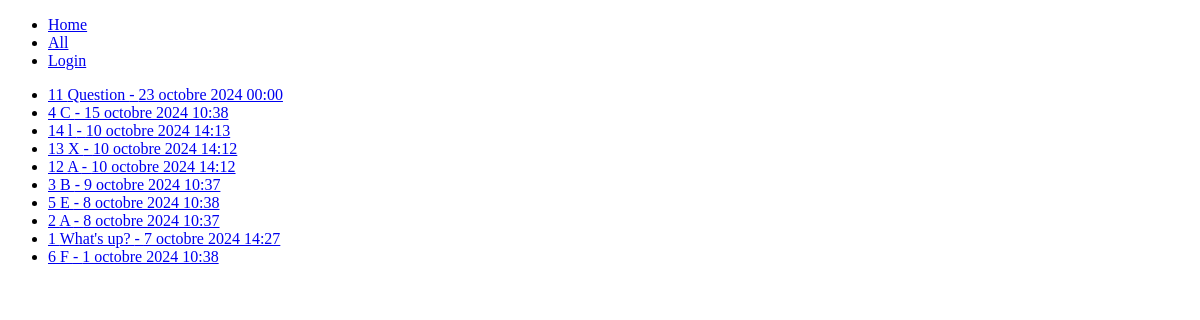
Page /polls/all/ on the earlier database version.
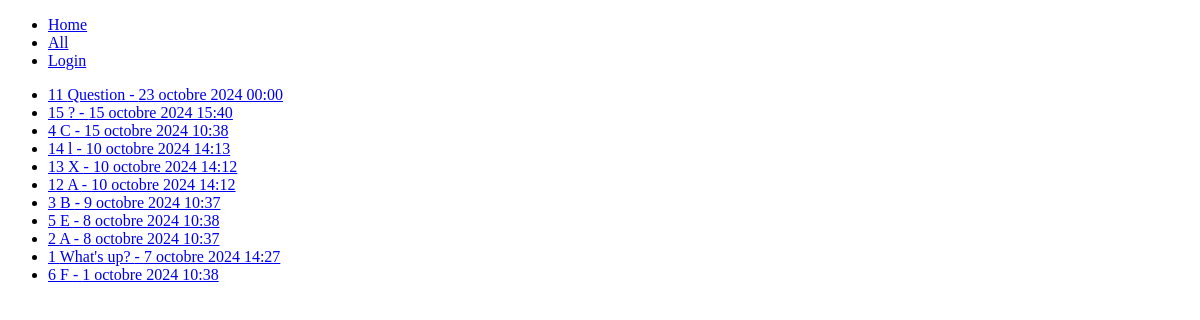
Same page on the later database version.
### polls/models.py (models this page shows, shortened)
class Question(models.Model):
    question_text = models.CharField(max_length=200)
    pub_date = models.DateTimeField("date published")

### polls/views.py (the view)
# urls.py: path("all/", views.AllView.as_view(), name="all"),
class AllView(generic.ListView):
    template_name = "polls/all.html"
    def get_queryset(self):
        return Question.objects.order_by("-pub_date")

### polls/templates/polls/all.html
{% extends "main.html" %}
{% block content %}
{% if question_list %}
    <ul>
    {% for question in question_list %}
        <li><a href="{% url 'polls:frequency' question.id %}">{{ question.id }} {{ question.question_text }} - {{ question.pub_date }}</a></li>
    {% endfor %}
    </ul>
{% else %}
    <p>No polls are available.</p>
{% endif %}
{% endblock %}

Differences in the rows shown:
added Question: id "15", question_text "?", pub_date "15 octobre 2024 15:40"
